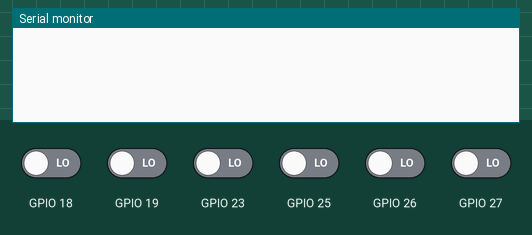
This sketch was run on a simulated ESP32. Shown: the last lines printed to the serial monitor. The test bench sets the inputs (shaded band); at power-on: GPIO 18, GPIO 19, GPIO 23, GPIO 25–27 LOW. The modem accepts every AT command (registered, SIM ready, sends succeed) and sends nothing else.

Above: at 1.2 s.
1.3 s: GPIO 18 driven HIGH
At 2.8 s:
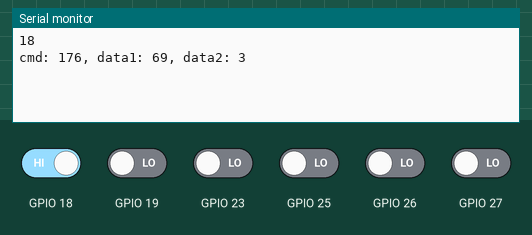
3.1 s: GPIO 25 driven HIGH
At 4.3 s:
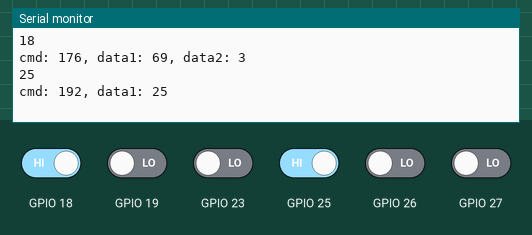
4.8 s: GPIO 19 driven HIGH
At 5.6 s:
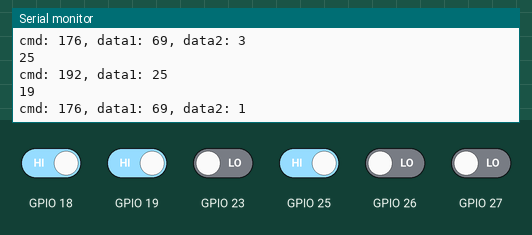
6.3 s: GPIO 23 driven HIGH
At 7.5 s:
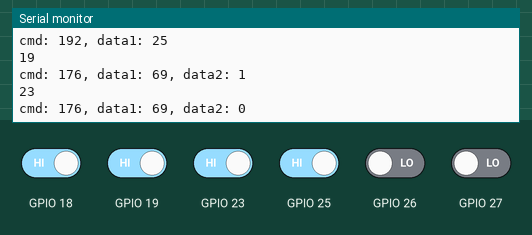
7.8 s: GPIO 25 driven LOW
At 9.1 s:
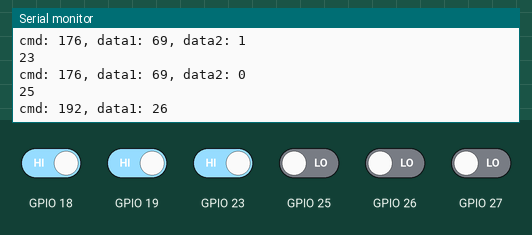
Timing chart, 0 to 10.3 s (numbered marks = the images above; inputs shaded):
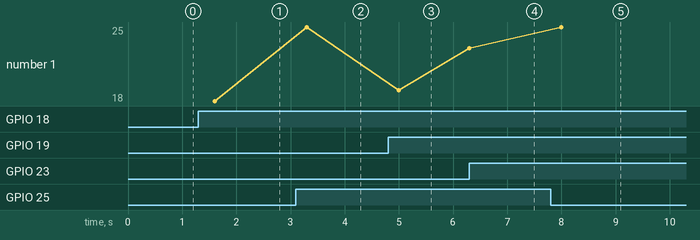

Measured:
- after the input at 1.3 s, the serial monitor: prints a new line after 0.30 s (image 1)
- after the input at 3.1 s, the serial monitor: prints a new line after 0.20 s (image 2)
- after the input at 4.8 s, the serial monitor: prints a new line after 0.20 s (image 3)
- after the input at 6.3 s, the serial monitor: prints a new line at once (image 4)
- after the input at 7.8 s, the serial monitor: prints a new line after 0.20 s (image 5)
- plotted number 1: 18 → 25 after the input at 3.1 s, 25 → 19 after the input at 4.8 s, 19 → 23 after the input at 6.3 s, 23 → 25 after the input at 7.8 s

The sketch:

midicont.ino
```cpp
#include <SoftwareSerial.h>

//software serial
SoftwareSerial midiSerial(3, 2);
volatile int key = 0;
static int k = 24;
#define DEBUG

void IRAM_ATTR isr18()
{
  static unsigned long last_interrupt_time = 0;
  unsigned long interrupt_time = millis();

  if (interrupt_time - last_interrupt_time > 200)
  {
    key = 18;
  }
  last_interrupt_time = interrupt_time;

}

void IRAM_ATTR isr19()
{
  static unsigned long last_interrupt_time = 0;
  unsigned long interrupt_time = millis();

  if (interrupt_time - last_interrupt_time > 200)
  {
    key = 19;
  }
  last_interrupt_time = interrupt_time;
}

void IRAM_ATTR isr23()
{
  static unsigned long last_interrupt_time = 0;
  unsigned long interrupt_time = millis();

  if (interrupt_time - last_interrupt_time > 200)
  {
    key = 23;
  }
  last_interrupt_time = interrupt_time;
}

void IRAM_ATTR isr27()
{
  static unsigned long last_interrupt_time = 0;
  unsigned long interrupt_time = millis();

  if (interrupt_time - last_interrupt_time > 1000)
  {
    key = 27;
  }
  last_interrupt_time = interrupt_time;
}

void IRAM_ATTR isr25()
{ static unsigned long last_interrupt_time = 0;
  unsigned long interrupt_time = millis();

  if (interrupt_time - last_interrupt_time > 1000)
  {
    key = 25;
  }
  last_interrupt_time = interrupt_time;
}

void IRAM_ATTR isr26()
{
  static unsigned long last_interrupt_time = 0;
  unsigned long interrupt_time = millis();
  // If interrupts come faster than 200ms, assume it's a bounce and ignore
  if (interrupt_time - last_interrupt_time > 200)
  {
    key = 26;
  }

  last_interrupt_time = interrupt_time;
}

void setup ()
{
  Serial.begin(9600);
  midiSerial.begin(31250);

  pinMode(18, INPUT_PULLDOWN);
  pinMode(19, INPUT_PULLDOWN);
  pinMode(23, INPUT_PULLDOWN);
  pinMode(27, INPUT_PULLDOWN);
  pinMode(25, INPUT_PULLDOWN);
  pinMode(26, INPUT_PULLDOWN);

  attachInterrupt(18, isr18, HIGH);
  attachInterrupt(19, isr19, HIGH);
  attachInterrupt(23, isr23, HIGH);
  attachInterrupt(27, isr27, HIGH);
  attachInterrupt(25, isr25, HIGH);
  attachInterrupt(26, isr26, HIGH);

}
// 18 26 19 23 27 25
void loop()
{

  while (1)
  {
    if (key > 0)
    {

#ifdef DEBUG
      Serial.println(key);
#endif
      switch (key) {
        case 23:
          midiCC(176, 69, 0);
          break;
        case 19:
          midiCC(176, 69, 1);
          break;
        case 26:
          midiCC(176, 69, 2);
          break;
        case 18:
          midiCC(176, 69, 3);
          break;
        case 27:
          k--;
          midiPC(192, k);
          break;
        case 25:
          k ++;
          midiPC(192, k);
          break;

      }

      key = 0;
    }
  }
}


void midiPC(byte cmd, byte data1)
{

  midiSerial.write(cmd);
  midiSerial.write(data1);

#ifdef DEBUG
  Serial.print("cmd: ");
  Serial.print(cmd);
  Serial.print(", data1: ");
  Serial.println(data1);
#endif
  delay (500);
}


void midiCC(byte cmd, byte data1, byte data2)
{
  midiSerial.write(cmd);
  midiSerial.write(data1);
  midiSerial.write(data2);

#ifdef DEBUG
  Serial.print("cmd: ");
  Serial.print(cmd);
  Serial.print(", data1: ");
  Serial.print(data1);
  Serial.print(", data2: ");
  Serial.println(data2);
#endif
  delay (500);
}
```
